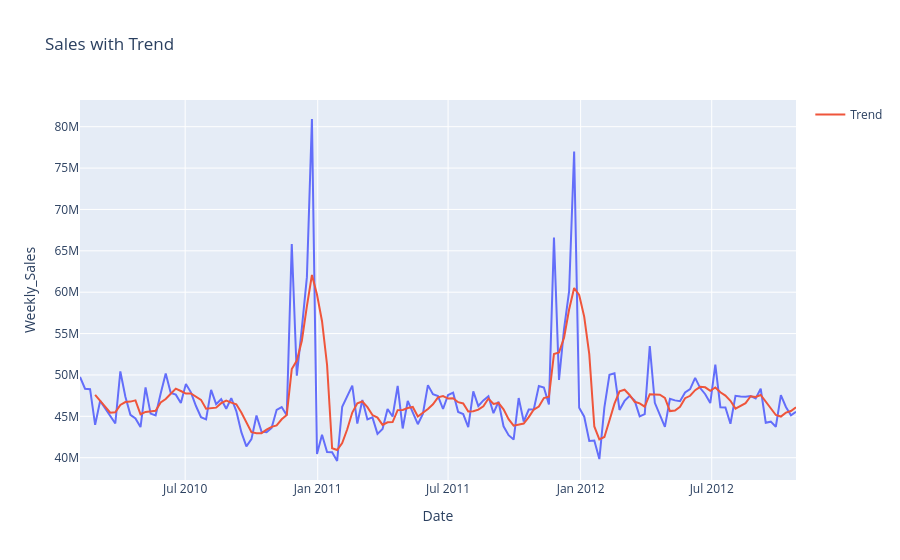

Notebook cell for this chart:
### Code cell
import plotly.express as px

weekly_sales['rolling'] = weekly_sales['Weekly_Sales'].rolling(4).mean()

fig = px.line(weekly_sales, x='Date', y='Weekly_Sales', title='Sales with Trend')

fig.add_scatter(
    x=weekly_sales['Date'],
    y=weekly_sales['rolling'],
    mode='lines',
    name='Trend'
)

fig.show()

### Figure 1 — Plotly figure (JSON) as saved in the notebook; plotly's stock layout.template omitted (floating-point values rounded to 4 significant figures; data arrays with more than 128 entries replaced by an {"elided": "..."} marker saying what was removed)
{"data": [{"hovertemplate": "Date=%{x}<br>Weekly_Sales=%{y}<extra></extra>", "legendgroup": "", "line": {"color": "#636efa", "dash": "solid"}, "marker": {"symbol": "circle"}, "mode": "lines", "name": "", "orientation": "v", "showlegend": false, "type": "scatter", "x": {"elided": "143 str values"}, "xaxis": "x", "y": {"elided": "143 float values"}, "yaxis": "y"}, {"mode": "lines", "name": "Trend", "type": "scatter", "x": {"elided": "143 str values"}, "y": {"elided": "143 float values"}}], "layout": {"legend": {"tracegroupgap": 0}, "title": {"text": "Sales with Trend"}, "xaxis": {"anchor": "y", "domain": [0, 1], "title": {"text": "Date"}}, "yaxis": {"anchor": "x", "domain": [0, 1], "title": {"text": "Weekly_Sales"}}}}
